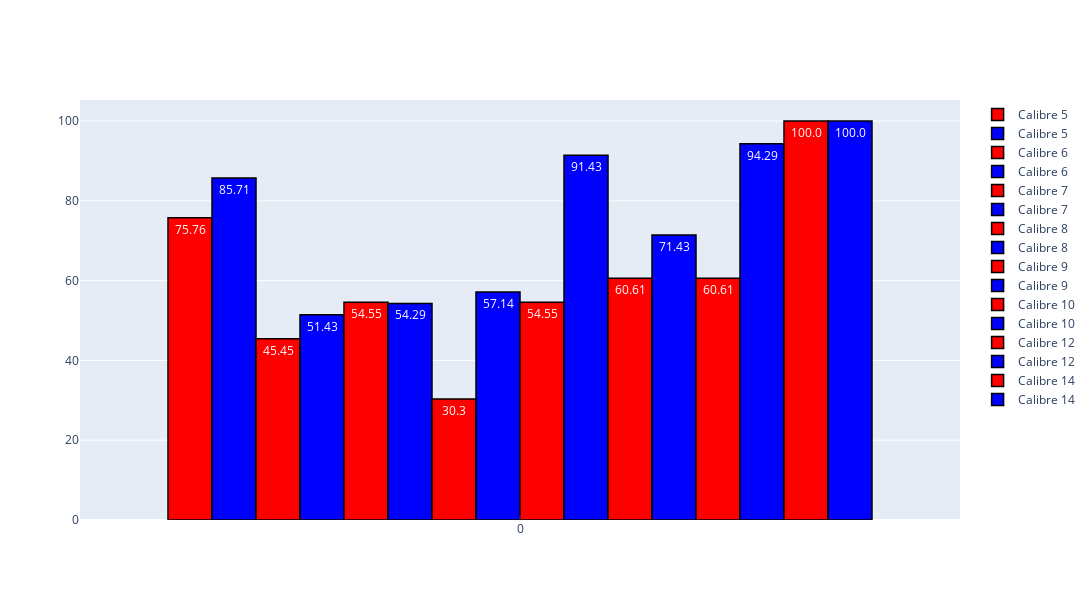

Notebook code for this chart:
### Code cell
calibres = ['4','5','6','7','8','9','10','12','14']

fig = go.Figure()
#fig.add_trace(go.Bar(y = [acerto_4],text = round(acerto_4 ,2),name = 'Calibre 4',
    #marker_color='indianred'))
fig.add_trace(go.Bar(y = [acerto_5], text = round(acerto_5,2), name = 'Calibre 5', marker_color='red'))
fig.add_trace(go.Bar(y = [acerto_55], text = round(acerto_55,2), name = 'Calibre 5', marker_color='blue'))


fig.add_trace(go.Bar(y = [acerto_6], text = round(acerto_6,2), name = 'Calibre 6', marker_color='red'))
fig.add_trace(go.Bar(y = [acerto_66], text = round(acerto_66,2), name = 'Calibre 6', marker_color='blue'))

fig.add_trace(go.Bar(y = [acerto_7], text = round(acerto_7,2), name = 'Calibre 7', marker_color='red'))
fig.add_trace(go.Bar(y = [acerto_77], text = round(acerto_77,2), name = 'Calibre 7',marker_color='blue'))


fig.add_trace(go.Bar(y = [acerto_8], text = round(acerto_8,2) ,name = 'Calibre 8',marker_color='red'))
fig.add_trace(go.Bar(y = [acerto_88], text = round(acerto_88,2) ,name = 'Calibre 8', marker_color='blue'))

fig.add_trace(go.Bar(y = [acerto_9], text = round(acerto_9,2) ,name = 'Calibre 9', marker_color='red'))
fig.add_trace(go.Bar(y = [acerto_99], text = round(acerto_99,2) ,name = 'Calibre 9', marker_color='blue'))

fig.add_trace(go.Bar(y = [acerto_10], text = round(acerto_10,2) ,name = 'Calibre 10', marker_color='red'))
fig.add_trace(go.Bar(y = [acerto_1010], text = round(acerto_1010,2) ,name = 'Calibre 10', marker_color='blue'))

fig.add_trace(go.Bar(y = [acerto_12], text = round(acerto_12,2) ,name = 'Calibre 12', marker_color='red'))
fig.add_trace(go.Bar(y = [acerto_1212], text = round(acerto_1212,2) ,name = 'Calibre 12', marker_color='blue'))

fig.add_trace(go.Bar(y = [acerto_14], text = round(acerto_14,2) ,name = 'Calibre 14', marker_color='red'))
fig.add_trace(go.Bar(y = [acerto_1414], text = round(acerto_1414,2) ,name = 'Calibre 14', marker_color='blue'))


fig.update_traces(marker_line_color = 'rgb(0,0,0)',marker_line_width = 1.5)
fig.update_layout(height = 600, width = 1200)
fig.update_xaxes(ticks="inside")
fig

### Figure 1 — Plotly figure (JSON) as saved in the notebook; plotly's stock layout.template omitted (floating-point values rounded to 4 significant figures)
{"data": [{"marker": {"color": "red", "line": {"color": "rgb(0,0,0)", "width": 1.5}}, "name": "Calibre 5", "text": "75.76", "type": "bar", "y": [75.76]}, {"marker": {"color": "blue", "line": {"color": "rgb(0,0,0)", "width": 1.5}}, "name": "Calibre 5", "text": "85.71", "type": "bar", "y": [85.71]}, {"marker": {"color": "red", "line": {"color": "rgb(0,0,0)", "width": 1.5}}, "name": "Calibre 6", "text": "45.45", "type": "bar", "y": [45.45]}, {"marker": {"color": "blue", "line": {"color": "rgb(0,0,0)", "width": 1.5}}, "name": "Calibre 6", "text": "51.43", "type": "bar", "y": [51.43]}, {"marker": {"color": "red", "line": {"color": "rgb(0,0,0)", "width": 1.5}}, "name": "Calibre 7", "text": "54.55", "type": "bar", "y": [54.55]}, {"marker": {"color": "blue", "line": {"color": "rgb(0,0,0)", "width": 1.5}}, "name": "Calibre 7", "text": "54.29", "type": "bar", "y": [54.29]}, {"marker": {"color": "red", "line": {"color": "rgb(0,0,0)", "width": 1.5}}, "name": "Calibre 8", "text": "30.3", "type": "bar", "y": [30.3]}, {"marker": {"color": "blue", "line": {"color": "rgb(0,0,0)", "width": 1.5}}, "name": "Calibre 8", "text": "57.14", "type": "bar", "y": [57.14]}, {"marker": {"color": "red", "line": {"color": "rgb(0,0,0)", "width": 1.5}}, "name": "Calibre 9", "text": "54.55", "type": "bar", "y": [54.55]}, {"marker": {"color": "blue", "line": {"color": "rgb(0,0,0)", "width": 1.5}}, "name": "Calibre 9", "text": "91.43", "type": "bar", "y": [91.43]}, {"marker": {"color": "red", "line": {"color": "rgb(0,0,0)", "width": 1.5}}, "name": "Calibre 10", "text": "60.61", "type": "bar", "y": [60.61]}, {"marker": {"color": "blue", "line": {"color": "rgb(0,0,0)", "width": 1.5}}, "name": "Calibre 10", "text": "71.43", "type": "bar", "y": [71.43]}, {"marker": {"color": "red", "line": {"color": "rgb(0,0,0)", "width": 1.5}}, "name": "Calibre 12", "text": "60.61", "type": "bar", "y": [60.61]}, {"marker": {"color": "blue", "line": {"color": "rgb(0,0,0)", "width": 1.5}}, "name": "Calibre 12", "text": "94.29", "type": "bar", "y": [94.29]}, {"marker": {"color": "red", "line": {"color": "rgb(0,0,0)", "width": 1.5}}, "name": "Calibre 14", "text": "100.0", "type": "bar", "y": [100]}, {"marker": {"color": "blue", "line": {"color": "rgb(0,0,0)", "width": 1.5}}, "name": "Calibre 14", "text": "100.0", "type": "bar", "y": [100]}], "layout": {"height": 600, "width": 1200, "xaxis": {"ticks": "inside"}}}
